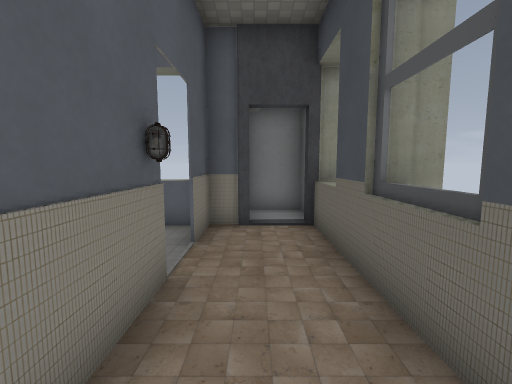
view 1 (above)

13 first-person views from a walk through a level from a Godot 3-D game. The camera is 1.5 m above the floor, tilts 6° down and sees 90° across. The floor is counted in squares, 1 m on a side. Each view is taken from the middle of a square. On the plan, view 1 faces up. The plan holds only what a view shows up to about 13 squares ahead; the rest is blank. The place goes on beyond the plan. Door leaves are left out where a doorway can be walked through. Some surface patterns are stand-ins.

view 2
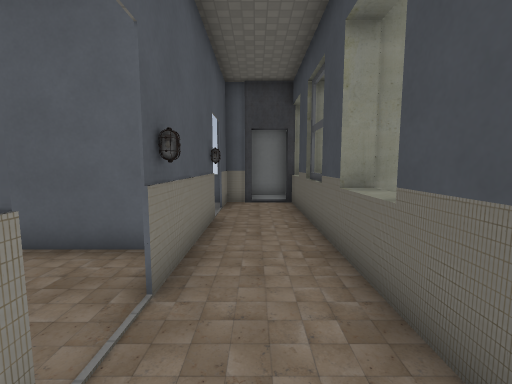

view 3
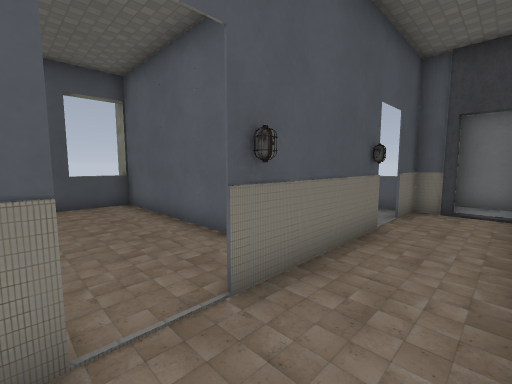

view 4
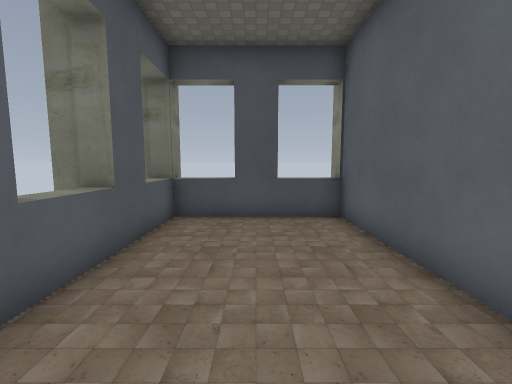

view 5
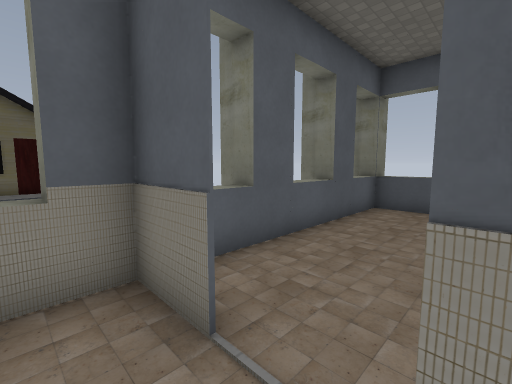

view 6
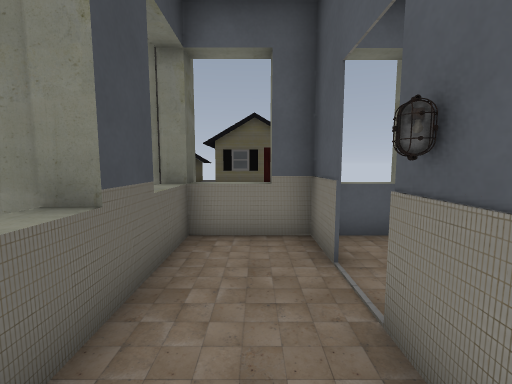

view 7
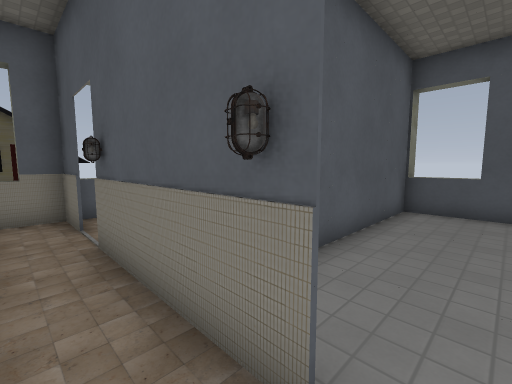

view 8
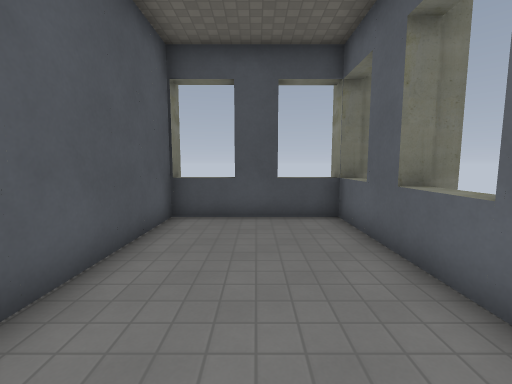

view 9
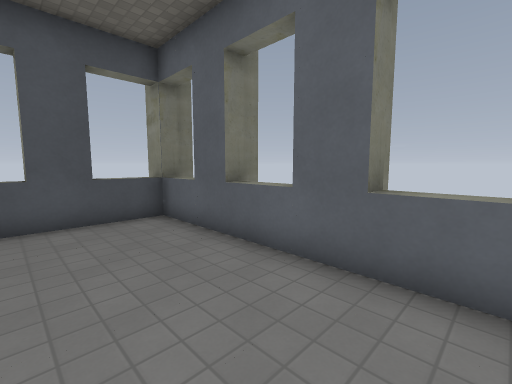

view 10
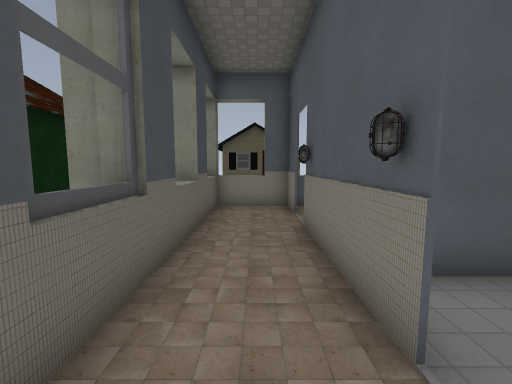

view 11
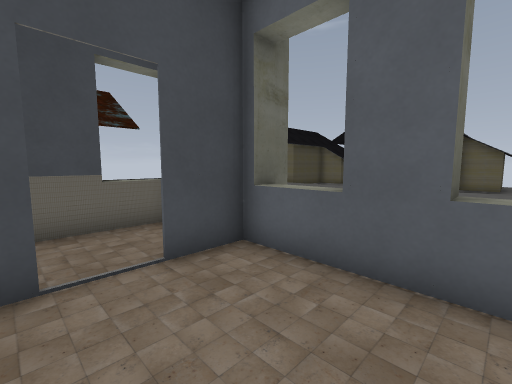

view 12
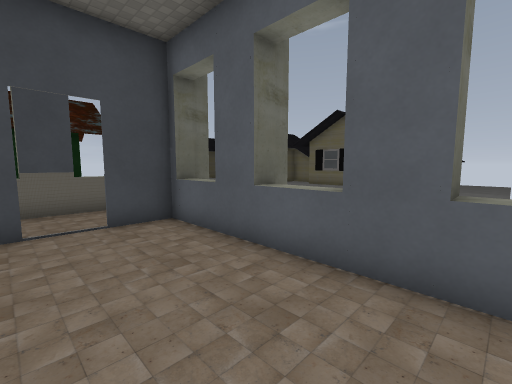

view 13
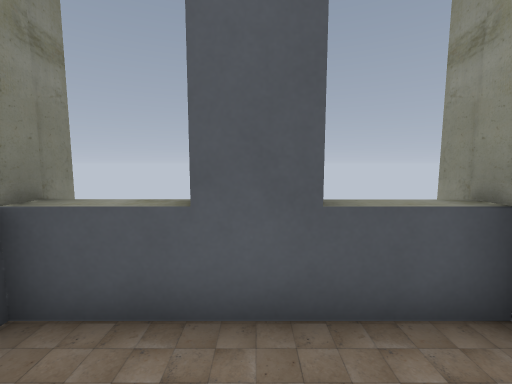

### Floor plan
Points are (right, up) in squares from view 1. A wall is a line through its corners. A room is listed if a view was taken in it or the views show most of it. See-through windows are left out.
Room 1 (views 1, 2, 3, 5, 6, 7, 10)
walls: (-1.2, 2.6) (-1.2, -0.6); (-1.2, -2.6) (-1.2, -4.4); (-0.3, -4.4) (-0.3, -5); (-1, -4.4) (2.2, -4.4); (-1.2, 6.5) (-1.2, 4.8); (2.1, 6.4) (1.3, 6.4) (1.3, 6.8); (-0.2, 6.8) (-0.2, 6.4); (1.4, -5) (1.4, 6.2)
ways out: open door at (-1, -2) to room 2; open door at (-1, 4) to room 3; open door at (0.5, 7)
objects: lamp (-1, -1); lamp (-1, 3)
Room 2 (views 4, 11, 12, 13)
walls: (-9.3, 0.5) (-9.3, -5.2); (-1.9, 0.5) (-10.5, 0.5); (-10.5, -4.4) (-1, -4.4); (-1.2, -4.5) (-1.2, -2.6)
ways out: open door at (-1, -2) to room 1
Room 3 (views 8, 9)
walls: (-9.2, 3.4) (-9.9, 3.4); (-3.3, 7) (-3.3, 6.4); (-9.3, 7.6) (-9.3, 1.5); (-10.5, 1.5) (-2.4, 1.5); (-0.2, 6.4) (-10.5, 6.4)
ways out: open door at (-1, 4) to room 1

Positions as (right, up) in squares from view 1, and headings:
1: (0, 0), facing up
2: (0, -4), facing up
3: (1, -3), facing up-left
4: (-2, -2), facing left
5: (0, -1), facing down-left
6: (0, 1), facing down
7: (0, 4), facing down-left
8: (-2, 4), facing left
9: (-2, 3), facing up-left
10: (0, 5), facing down
11: (-5, -1), facing down-right
12: (-8, -1), facing down-right
13: (-7, -2), facing left
